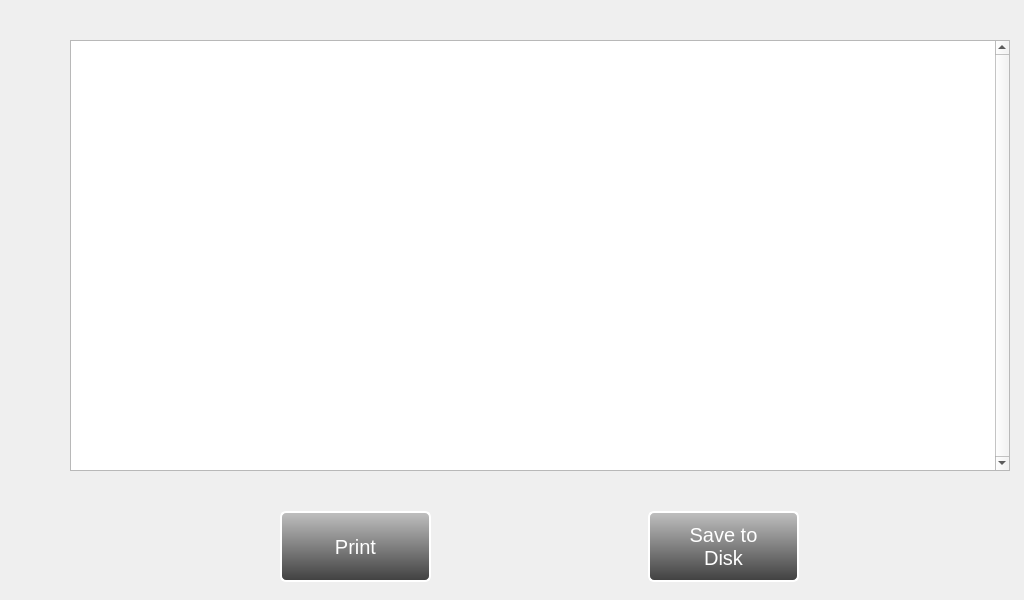
<?xml version="1.0" encoding="UTF-8"?>
<ui version="4.0">
 <class>serviceWeigherAuditLog</class>
 <widget class="QWidget" name="serviceWeigherAuditLog">
  <property name="geometry">
   <rect>
    <x>0</x>
    <y>0</y>
    <width>1024</width>
    <height>600</height>
   </rect>
  </property>
  <property name="windowTitle">
   <string>Form</string>
  </property>
  <widget class="QTableWidget" name="tblAuditLog">
   <property name="geometry">
    <rect>
     <x>70</x>
     <y>40</y>
     <width>940</width>
     <height>431</height>
    </rect>
   </property>
   <property name="sizePolicy">
    <sizepolicy hsizetype="Expanding" vsizetype="Expanding">
     <horstretch>0</horstretch>
     <verstretch>0</verstretch>
    </sizepolicy>
   </property>
   <property name="minimumSize">
    <size>
     <width>940</width>
     <height>371</height>
    </size>
   </property>
   <property name="maximumSize">
    <size>
     <width>940</width>
     <height>571</height>
    </size>
   </property>
   <property name="font">
    <font>
     <pointsize>11</pointsize>
    </font>
   </property>
   <property name="toolTip">
    <string notr="true"/>
   </property>
   <property name="styleSheet">
    <string notr="true">QTableWidget{
color: black;
}

QTableWidget::item{ 
selection-background-color: #55ffff;
 }</string>
   </property>
   <property name="verticalScrollBarPolicy">
    <enum>Qt::ScrollBarAlwaysOn</enum>
   </property>
   <property name="horizontalScrollBarPolicy">
    <enum>Qt::ScrollBarAlwaysOff</enum>
   </property>
   <property name="editTriggers">
    <set>QAbstractItemView::NoEditTriggers</set>
   </property>
   <property name="selectionMode">
    <enum>QAbstractItemView::SingleSelection</enum>
   </property>
   <property name="selectionBehavior">
    <enum>QAbstractItemView::SelectRows</enum>
   </property>
   <attribute name="horizontalHeaderStretchLastSection">
    <bool>true</bool>
   </attribute>
   <attribute name="verticalHeaderVisible">
    <bool>false</bool>
   </attribute>
   <attribute name="verticalHeaderCascadingSectionResizes">
    <bool>true</bool>
   </attribute>
   <attribute name="verticalHeaderDefaultSectionSize">
    <number>50</number>
   </attribute>
   <attribute name="verticalHeaderHighlightSections">
    <bool>false</bool>
   </attribute>
   <attribute name="verticalHeaderMinimumSectionSize">
    <number>50</number>
   </attribute>
   <attribute name="verticalHeaderStretchLastSection">
    <bool>true</bool>
   </attribute>
  </widget>
  <widget class="QLabel" name="lblUserInfo">
   <property name="geometry">
    <rect>
     <x>70</x>
     <y>480</y>
     <width>941</width>
     <height>31</height>
    </rect>
   </property>
   <property name="font">
    <font>
     <pointsize>11</pointsize>
     <weight>75</weight>
     <bold>true</bold>
    </font>
   </property>
   <property name="text">
    <string/>
   </property>
   <property name="alignment">
    <set>Qt::AlignLeading|Qt::AlignLeft|Qt::AlignVCenter</set>
   </property>
  </widget>
  <widget class="QWidget" name="">
   <property name="geometry">
    <rect>
     <x>69</x>
     <y>510</y>
     <width>941</width>
     <height>73</height>
    </rect>
   </property>
   <property name="font">
    <font>
     <pointsize>11</pointsize>
    </font>
   </property>
   <layout class="QHBoxLayout" name="horizontalLayout">
    <item>
     <widget class="QPushButton" name="butPrint">
      <property name="sizePolicy">
       <sizepolicy hsizetype="Fixed" vsizetype="Fixed">
        <horstretch>0</horstretch>
        <verstretch>0</verstretch>
       </sizepolicy>
      </property>
      <property name="minimumSize">
       <size>
        <width>151</width>
        <height>71</height>
       </size>
      </property>
      <property name="maximumSize">
       <size>
        <width>151</width>
        <height>71</height>
       </size>
      </property>
      <property name="font">
       <font>
        <pointsize>15</pointsize>
       </font>
      </property>
      <property name="styleSheet">
       <string notr="true">QPushButton {
    margin: 0 0 0 0;
    color: white;
    background-color: qlineargradient(x1: 0, y1: 0, x2: 0, y2: 1,stop: 0 #c0c0c0, stop: 1 #404040);
    border-style: outset;
    border-radius: 6px;
    border-width: 2px;
    border-color: #ffffff;
}

QPushButton:pressed {
    margin: 0 0 0 0;
    color: black;
    background-color: qlineargradient(x1: 0, y1: 0, x2: 0, y2: 1,stop: 0 #ffffff, stop: 1 #d0d0d0);
    border-style: outset;
    border-radius: 6px;
    border-width: 2px;
    border-color: #000000;
}</string>
      </property>
      <property name="text">
       <string>Print</string>
      </property>
     </widget>
    </item>
    <item>
     <widget class="QPushButton" name="butSave">
      <property name="sizePolicy">
       <sizepolicy hsizetype="Fixed" vsizetype="Fixed">
        <horstretch>0</horstretch>
        <verstretch>0</verstretch>
       </sizepolicy>
      </property>
      <property name="minimumSize">
       <size>
        <width>151</width>
        <height>71</height>
       </size>
      </property>
      <property name="maximumSize">
       <size>
        <width>151</width>
        <height>71</height>
       </size>
      </property>
      <property name="font">
       <font>
        <pointsize>15</pointsize>
       </font>
      </property>
      <property name="styleSheet">
       <string notr="true">QPushButton {
    margin: 0 0 0 0;
    color: white;
    background-color: qlineargradient(x1: 0, y1: 0, x2: 0, y2: 1,stop: 0 #c0c0c0, stop: 1 #404040);
    border-style: outset;
    border-radius: 6px;
    border-width: 2px;
    border-color: #ffffff;
}

QPushButton:pressed {
    margin: 0 0 0 0;
    color: black;
    background-color: qlineargradient(x1: 0, y1: 0, x2: 0, y2: 1,stop: 0 #ffffff, stop: 1 #d0d0d0);
    border-style: outset;
    border-radius: 6px;
    border-width: 2px;
    border-color: #000000;
}</string>
      </property>
      <property name="text">
       <string>Save to
Disk</string>
      </property>
     </widget>
    </item>
   </layout>
  </widget>
 </widget>
 <resources/>
 <connections/>
</ui>
